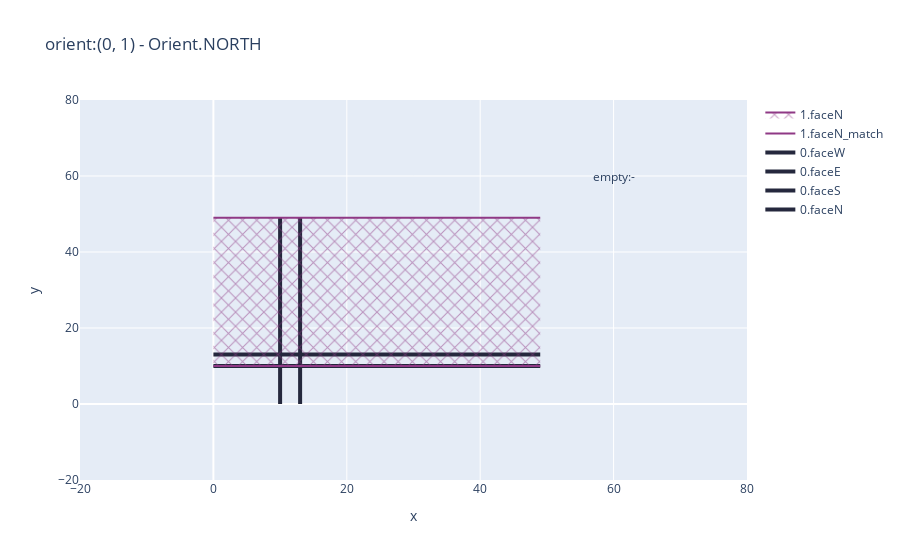
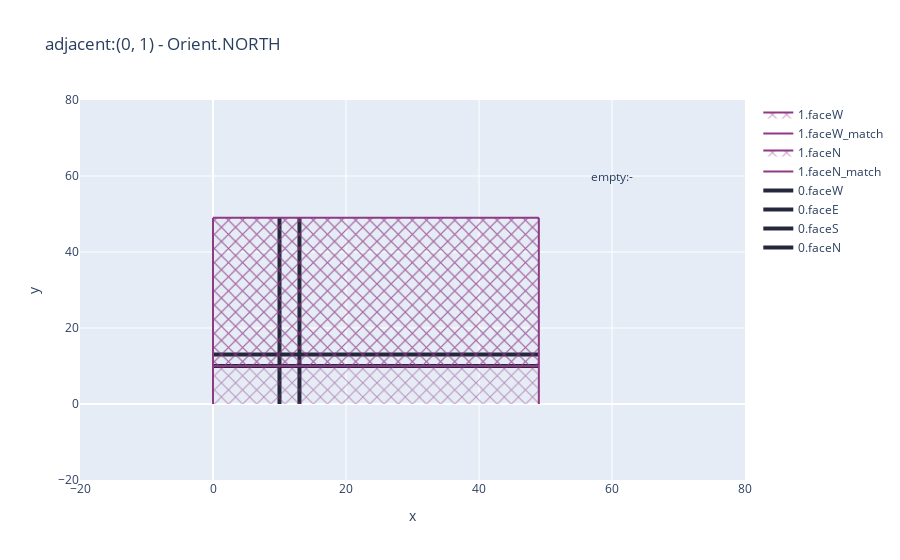

These figures' notebook cell, in order:
### Code cell
s.see_updates()

### Figure 1 — Plotly figure (JSON) as saved in the notebook; plotly's stock layout.template omitted (floating-point values rounded to 4 significant figures)
{"data": [{"line": {"color": "#25283d", "width": 4}, "mode": "lines", "name": "0.faceN", "type": "scatter", "x": [0, 1, 2, 3, 4, 5, 6, 7, 8, 9, 10, 11, 12, 13, 14, 15, 16, 17, 18, 19, 20, 21, 22, 23, 24, 25, 26, 27, 28, 29, 30, 31, 32, 33, 34, 35, 36, 37, 38, 39, 40, 41, 42, 43, 44, 45, 46, 47, 48, 49], "y": [13, 13, 13, 13, 13, 13, 13, 13, 13, 13, 13, 13, 13, 13, 13, 13, 13, 13, 13, 13, 13, 13, 13, 13, 13, 13, 13, 13, 13, 13, 13, 13, 13, 13, 13, 13, 13, 13, 13, 13, 13, 13, 13, 13, 13, 13, 13, 13, 13, 13]}, {"line": {"color": "#25283d", "width": 4}, "mode": "lines", "name": "0.faceS", "type": "scatter", "x": [0, 1, 2, 3, 4, 5, 6, 7, 8, 9, 10, 11, 12, 13, 14, 15, 16, 17, 18, 19, 20, 21, 22, 23, 24, 25, 26, 27, 28, 29, 30, 31, 32, 33, 34, 35, 36, 37, 38, 39, 40, 41, 42, 43, 44, 45, 46, 47, 48, 49], "y": [10, 10, 10, 10, 10, 10, 10, 10, 10, 10, 10, 10, 10, 10, 10, 10, 10, 10, 10, 10, 10, 10, 10, 10, 10, 10, 10, 10, 10, 10, 10, 10, 10, 10, 10, 10, 10, 10, 10, 10, 10, 10, 10, 10, 10, 10, 10, 10, 10, 10]}, {"line": {"color": "#25283d", "width": 4}, "mode": "lines", "name": "0.faceE", "type": "scatter", "x": [13, 13, 13, 13, 13, 13, 13, 13, 13, 13, 13, 13, 13, 13, 13, 13, 13, 13, 13, 13, 13, 13, 13, 13, 13, 13, 13, 13, 13, 13, 13, 13, 13, 13, 13, 13, 13, 13, 13, 13, 13, 13, 13, 13, 13, 13, 13, 13, 13, 13], "y": [0, 1, 2, 3, 4, 5, 6, 7, 8, 9, 10, 11, 12, 13, 14, 15, 16, 17, 18, 19, 20, 21, 22, 23, 24, 25, 26, 27, 28, 29, 30, 31, 32, 33, 34, 35, 36, 37, 38, 39, 40, 41, 42, 43, 44, 45, 46, 47, 48, 49]}, {"line": {"color": "#25283d", "width": 4}, "mode": "lines", "name": "0.faceW", "type": "scatter", "x": [10, 10, 10, 10, 10, 10, 10, 10, 10, 10, 10, 10, 10, 10, 10, 10, 10, 10, 10, 10, 10, 10, 10, 10, 10, 10, 10, 10, 10, 10, 10, 10, 10, 10, 10, 10, 10, 10, 10, 10, 10, 10, 10, 10, 10, 10, 10, 10, 10, 10], "y": [0, 1, 2, 3, 4, 5, 6, 7, 8, 9, 10, 11, 12, 13, 14, 15, 16, 17, 18, 19, 20, 21, 22, 23, 24, 25, 26, 27, 28, 29, 30, 31, 32, 33, 34, 35, 36, 37, 38, 39, 40, 41, 42, 43, 44, 45, 46, 47, 48, 49]}, {"line": {"color": "#8f3985"}, "mode": "lines", "name": "1.faceN_match", "type": "scatter", "x": [0, 1, 2, 3, 4, 5, 6, 7, 8, 9, 10, 11, 12, 13, 14, 15, 16, 17, 18, 19, 20, 21, 22, 23, 24, 25, 26, 27, 28, 29, 30, 31, 32, 33, 34, 35, 36, 37, 38, 39, 40, 41, 42, 43, 44, 45, 46, 47, 48, 49], "y": [49, 49, 49, 49, 49, 49, 49, 49, 49, 49, 49, 49, 49, 49, 49, 49, 49, 49, 49, 49, 49, 49, 49, 49, 49, 49, 49, 49, 49, 49, 49, 49, 49, 49, 49, 49, 49, 49, 49, 49, 49, 49, 49, 49, 49, 49, 49, 49, 49, 49]}, {"fill": "tonexty", "fillpattern": {"fillmode": "replace", "shape": "x"}, "line": {"color": "#8f3985"}, "mode": "lines", "name": "1.faceN", "type": "scatter", "x": [0, 1, 2, 3, 4, 5, 6, 7, 8, 9, 10, 11, 12, 13, 14, 15, 16, 17, 18, 19, 20, 21, 22, 23, 24, 25, 26, 27, 28, 29, 30, 31, 32, 33, 34, 35, 36, 37, 38, 39, 40, 41, 42, 43, 44, 45, 46, 47, 48, 49], "y": [10, 10, 10, 10, 10, 10, 10, 10, 10, 10, 10, 10, 10, 10, 10, 10, 10, 10, 10, 10, 10, 10, 10, 10, 10, 10, 10, 10, 10, 10, 10, 10, 10, 10, 10, 10, 10, 10, 10, 10, 10, 10, 10, 10, 10, 10, 10, 10, 10, 10]}], "layout": {"annotations": [{"showarrow": false, "text": "empty:-", "x": 60, "y": 60}], "title": {"text": "orient:(0, 1) - Orient.NORTH"}, "xaxis": {"range": [-20, 80], "title": {"text": "x"}}, "yaxis": {"range": [-20, 80], "title": {"text": "y"}}}}

### Figure 2 — Plotly figure (JSON) as saved in the notebook; plotly's stock layout.template omitted (floating-point values rounded to 4 significant figures)
{"data": [{"line": {"color": "#25283d", "width": 4}, "mode": "lines", "name": "0.faceN", "type": "scatter", "x": [0, 1, 2, 3, 4, 5, 6, 7, 8, 9, 10, 11, 12, 13, 14, 15, 16, 17, 18, 19, 20, 21, 22, 23, 24, 25, 26, 27, 28, 29, 30, 31, 32, 33, 34, 35, 36, 37, 38, 39, 40, 41, 42, 43, 44, 45, 46, 47, 48, 49], "y": [13, 13, 13, 13, 13, 13, 13, 13, 13, 13, 13, 13, 13, 13, 13, 13, 13, 13, 13, 13, 13, 13, 13, 13, 13, 13, 13, 13, 13, 13, 13, 13, 13, 13, 13, 13, 13, 13, 13, 13, 13, 13, 13, 13, 13, 13, 13, 13, 13, 13]}, {"line": {"color": "#25283d", "width": 4}, "mode": "lines", "name": "0.faceS", "type": "scatter", "x": [0, 1, 2, 3, 4, 5, 6, 7, 8, 9, 10, 11, 12, 13, 14, 15, 16, 17, 18, 19, 20, 21, 22, 23, 24, 25, 26, 27, 28, 29, 30, 31, 32, 33, 34, 35, 36, 37, 38, 39, 40, 41, 42, 43, 44, 45, 46, 47, 48, 49], "y": [10, 10, 10, 10, 10, 10, 10, 10, 10, 10, 10, 10, 10, 10, 10, 10, 10, 10, 10, 10, 10, 10, 10, 10, 10, 10, 10, 10, 10, 10, 10, 10, 10, 10, 10, 10, 10, 10, 10, 10, 10, 10, 10, 10, 10, 10, 10, 10, 10, 10]}, {"line": {"color": "#25283d", "width": 4}, "mode": "lines", "name": "0.faceE", "type": "scatter", "x": [13, 13, 13, 13, 13, 13, 13, 13, 13, 13, 13, 13, 13, 13, 13, 13, 13, 13, 13, 13, 13, 13, 13, 13, 13, 13, 13, 13, 13, 13, 13, 13, 13, 13, 13, 13, 13, 13, 13, 13, 13, 13, 13, 13, 13, 13, 13, 13, 13, 13], "y": [0, 1, 2, 3, 4, 5, 6, 7, 8, 9, 10, 11, 12, 13, 14, 15, 16, 17, 18, 19, 20, 21, 22, 23, 24, 25, 26, 27, 28, 29, 30, 31, 32, 33, 34, 35, 36, 37, 38, 39, 40, 41, 42, 43, 44, 45, 46, 47, 48, 49]}, {"line": {"color": "#25283d", "width": 4}, "mode": "lines", "name": "0.faceW", "type": "scatter", "x": [10, 10, 10, 10, 10, 10, 10, 10, 10, 10, 10, 10, 10, 10, 10, 10, 10, 10, 10, 10, 10, 10, 10, 10, 10, 10, 10, 10, 10, 10, 10, 10, 10, 10, 10, 10, 10, 10, 10, 10, 10, 10, 10, 10, 10, 10, 10, 10, 10, 10], "y": [0, 1, 2, 3, 4, 5, 6, 7, 8, 9, 10, 11, 12, 13, 14, 15, 16, 17, 18, 19, 20, 21, 22, 23, 24, 25, 26, 27, 28, 29, 30, 31, 32, 33, 34, 35, 36, 37, 38, 39, 40, 41, 42, 43, 44, 45, 46, 47, 48, 49]}, {"line": {"color": "#8f3985"}, "mode": "lines", "name": "1.faceN_match", "type": "scatter", "x": [0, 1, 2, 3, 4, 5, 6, 7, 8, 9, 10, 11, 12, 13, 14, 15, 16, 17, 18, 19, 20, 21, 22, 23, 24, 25, 26, 27, 28, 29, 30, 31, 32, 33, 34, 35, 36, 37, 38, 39, 40, 41, 42, 43, 44, 45, 46, 47, 48, 49], "y": [49, 49, 49, 49, 49, 49, 49, 49, 49, 49, 49, 49, 49, 49, 49, 49, 49, 49, 49, 49, 49, 49, 49, 49, 49, 49, 49, 49, 49, 49, 49, 49, 49, 49, 49, 49, 49, 49, 49, 49, 49, 49, 49, 49, 49, 49, 49, 49, 49, 49]}, {"fill": "tonexty", "fillpattern": {"fillmode": "replace", "shape": "x"}, "line": {"color": "#8f3985"}, "mode": "lines", "name": "1.faceN", "type": "scatter", "x": [0, 1, 2, 3, 4, 5, 6, 7, 8, 9, 10, 11, 12, 13, 14, 15, 16, 17, 18, 19, 20, 21, 22, 23, 24, 25, 26, 27, 28, 29, 30, 31, 32, 33, 34, 35, 36, 37, 38, 39, 40, 41, 42, 43, 44, 45, 46, 47, 48, 49], "y": [10, 10, 10, 10, 10, 10, 10, 10, 10, 10, 10, 10, 10, 10, 10, 10, 10, 10, 10, 10, 10, 10, 10, 10, 10, 10, 10, 10, 10, 10, 10, 10, 10, 10, 10, 10, 10, 10, 10, 10, 10, 10, 10, 10, 10, 10, 10, 10, 10, 10]}, {"line": {"color": "#8f3985"}, "mode": "lines", "name": "1.faceW_match", "type": "scatter", "x": [49, 49, 49, 49, 49, 49, 49, 49, 49, 49, 49, 49, 49, 49, 49, 49, 49, 49, 49, 49, 49, 49, 49, 49, 49, 49, 49, 49, 49, 49, 49, 49, 49, 49, 49, 49, 49, 49, 49, 49, 49, 49, 49, 49, 49, 49, 49, 49, 49, 49], "y": [0, 1, 2, 3, 4, 5, 6, 7, 8, 9, 10, 11, 12, 13, 14, 15, 16, 17, 18, 19, 20, 21, 22, 23, 24, 25, 26, 27, 28, 29, 30, 31, 32, 33, 34, 35, 36, 37, 38, 39, 40, 41, 42, 43, 44, 45, 46, 47, 48, 49]}, {"fill": "tonextx", "fillpattern": {"fillmode": "replace", "shape": "x"}, "line": {"color": "#8f3985"}, "mode": "lines", "name": "1.faceW", "type": "scatter", "x": [0, 0, 0, 0, 0, 0, 0, 0, 0, 0, 0, 0, 0, 0, 0, 0, 0, 0, 0, 0, 0, 0, 0, 0, 0, 0, 0, 0, 0, 0, 0, 0, 0, 0, 0, 0, 0, 0, 0, 0, 0, 0, 0, 0, 0, 0, 0, 0, 0, 0], "y": [0, 1, 2, 3, 4, 5, 6, 7, 8, 9, 10, 11, 12, 13, 14, 15, 16, 17, 18, 19, 20, 21, 22, 23, 24, 25, 26, 27, 28, 29, 30, 31, 32, 33, 34, 35, 36, 37, 38, 39, 40, 41, 42, 43, 44, 45, 46, 47, 48, 49]}], "layout": {"annotations": [{"showarrow": false, "text": "empty:-", "x": 60, "y": 60}], "title": {"text": "adjacent:(0, 1) - Orient.NORTH"}, "xaxis": {"range": [-20, 80], "title": {"text": "x"}}, "yaxis": {"range": [-20, 80], "title": {"text": "y"}}}}
